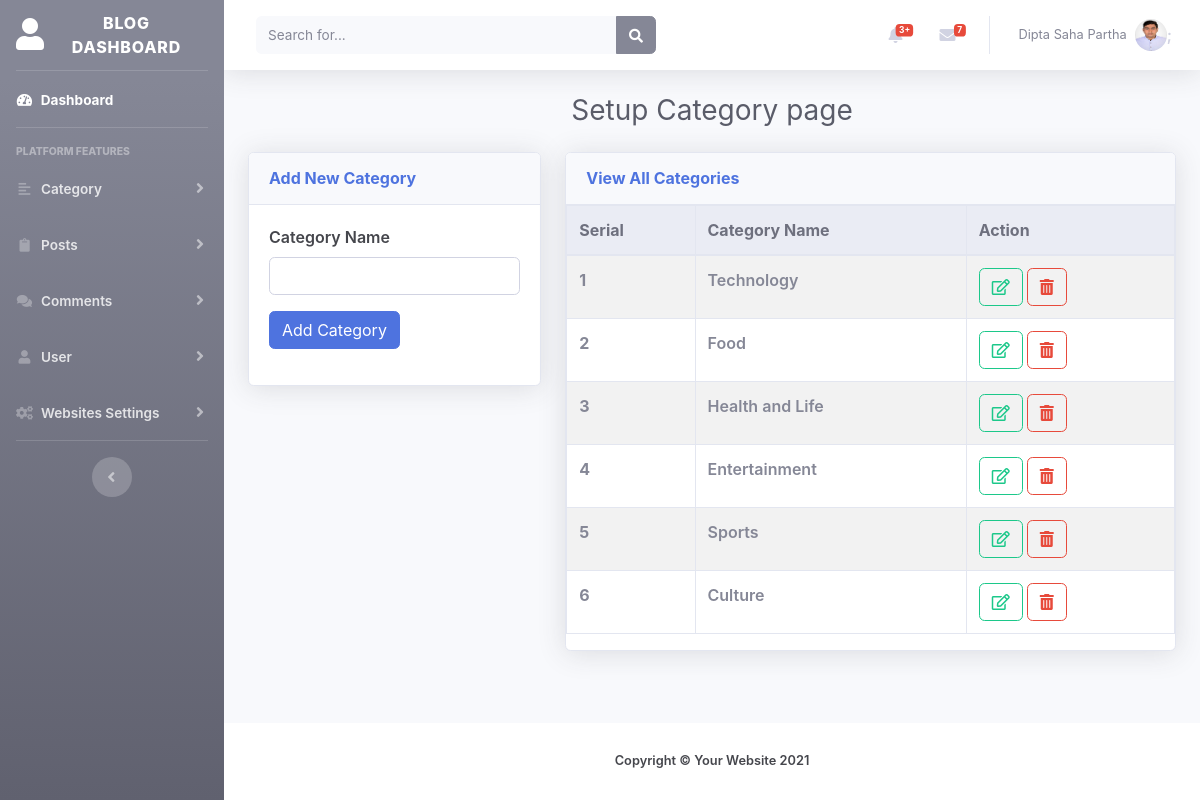
Page /admin/all_category.php (signed in) on the committed database.
### tables this page shows
CREATE TABLE `category` (
  `cat_id` int(11) NOT NULL,
  `cat_name` varchar(255) NOT NULL
);

### admin/includes/functions.php (the view, shortened to what this page needs)
<?php
    function viewCategory(){
                        global $connect;
                        $query= "SELECT * FROM category";
                            $select_all_category= mysqli_query($connect, $query);
                                $i=0;
                                while ($row=mysqli_fetch_assoc($select_all_category)) {
                                        $i++;
                                        $cat_id = $row['cat_id'];
                                        $cat_name= $row['cat_name'];
                                        ?>
                                    <tr>
                                        <th scope="row"><?php echo $i;?></th>
                                            <td><?php echo $cat_name;?></td>
                                            <td>
                                            <a href="all_category.php?update=<?php if (isset($cat_id)) {
                                                echo $cat_id;
                                                } ?>" class="btn btn-outline-success"><i class="far fa-edit" title="Update"></i></a>
                                            <a href="all_category.php?delete=<?php echo $cat_id ?>" class="btn btn-outline-danger"><i class="fas fa-trash-alt" title="Delete"></i></a>
                                            </td>
                                    </tr>
                               <?php }
    }
?>

### admin/css/customs.css (style rules this page uses)
body { color: #45464c !important; font-weight: 600; }

### rows in the picture
category: cat_name "Technology"
category: cat_name "Food"
category: cat_name "Health and Life"
category: cat_name "Entertainment"
category: cat_name "Sports"
category: cat_name "Culture"

### other values in the picture
$_SESSION['name'] "Dipta Saha Partha"
